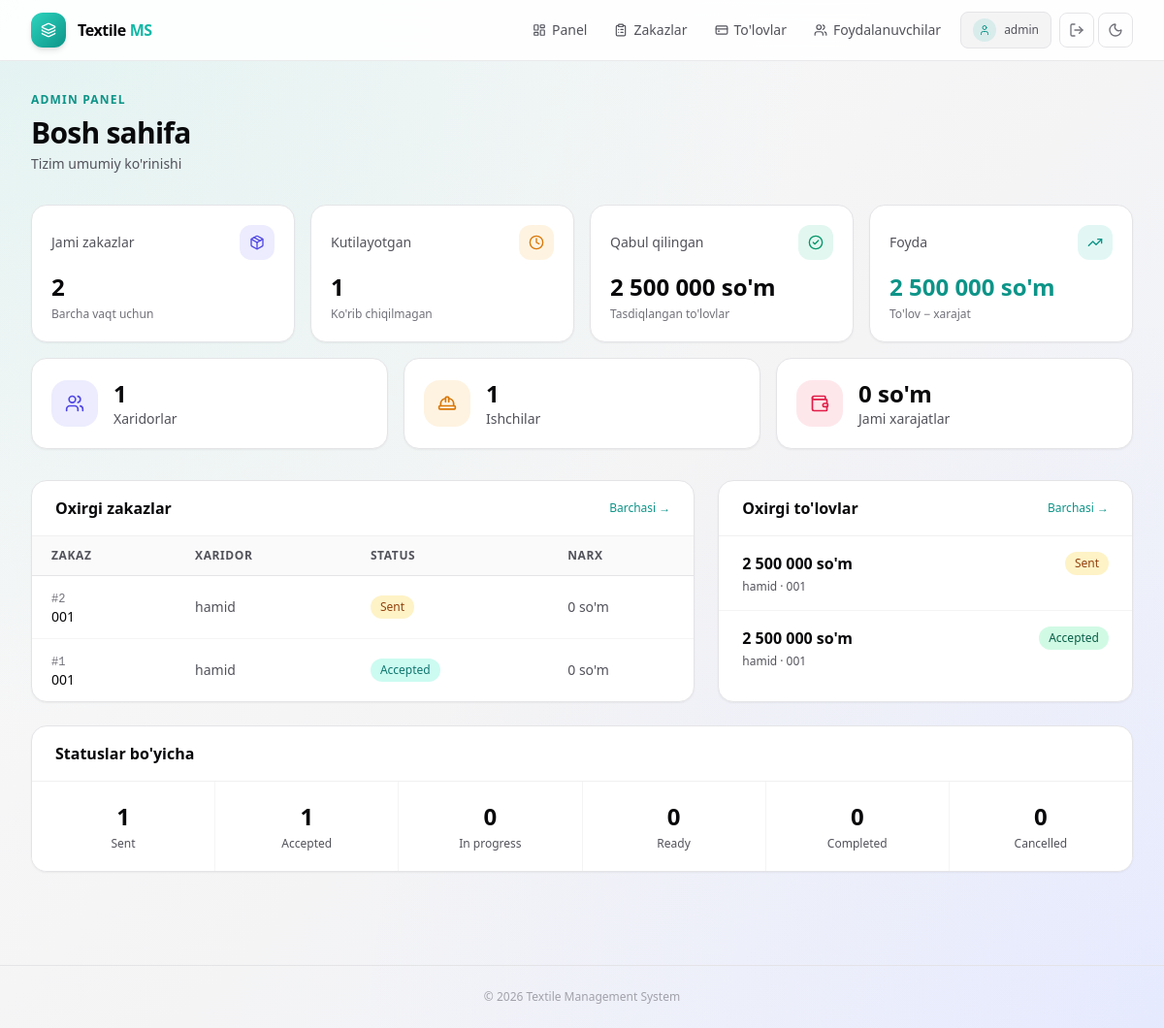
The page /panel/ (signed in) on the database as committed earlier.
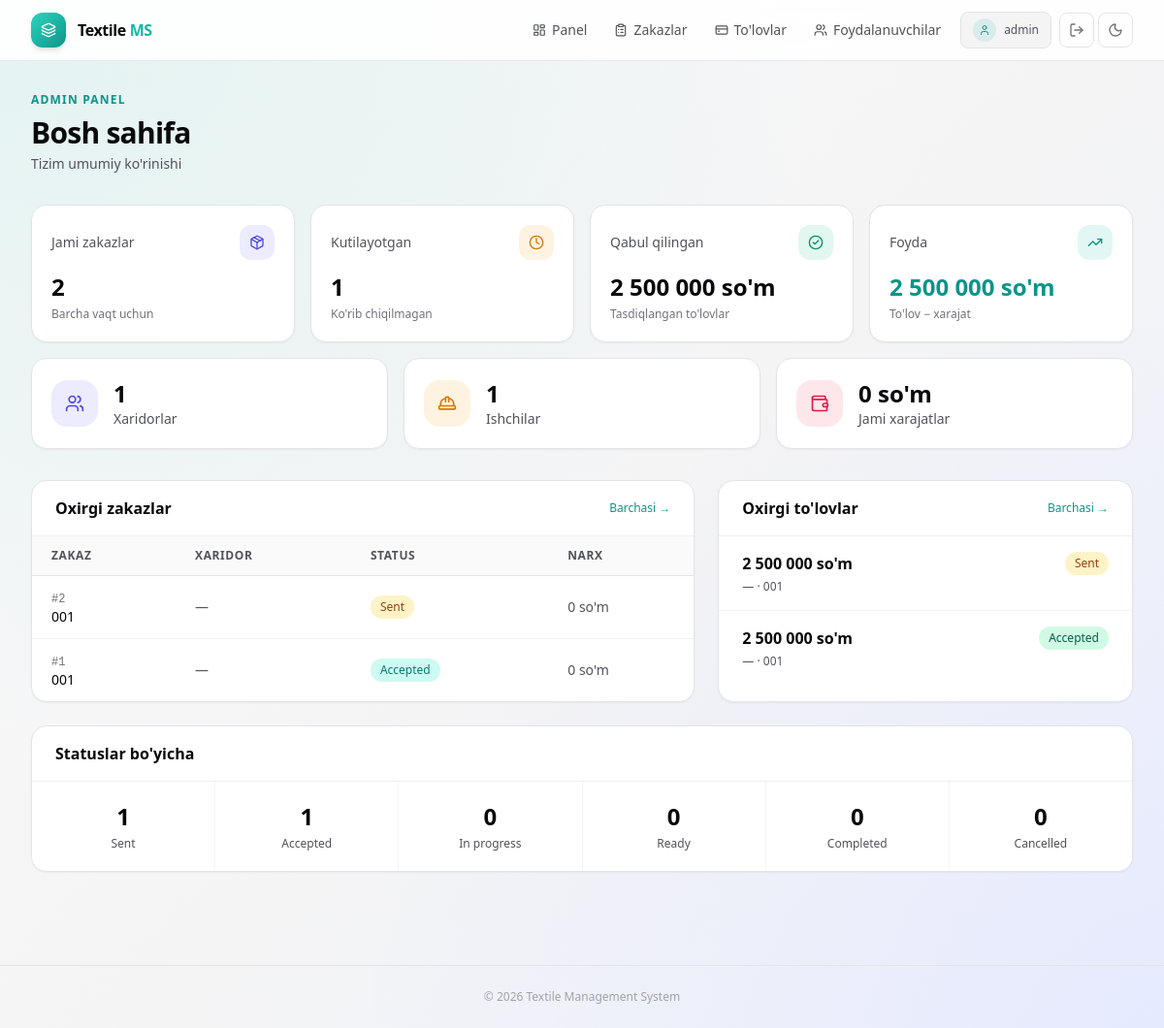
The same page on the database as committed later.
### orders/models.py (models this page shows, shortened)
class Order(models.Model):
    class StoneType(models.TextChoices):
        GLASS   = 'glass',   'Shisha tosh'
        PLASTIC = 'plastic', 'Plastik tosh'
    design = models.ForeignKey(Design, on_delete=models.PROTECT, related_name='orders')
    buyer = models.ForeignKey(
        settings.AUTH_USER_MODEL,
        on_delete=models.SET_NULL,
        null=True,
        blank=True,
        related_name='buyer_orders',
    )
    employee = models.ForeignKey(
        settings.AUTH_USER_MODEL,
        on_delete=models.SET_NULL,
        null=True,
        blank=True,
        related_name='employee_orders',
    )
    date = models.DateField()
    quantity = models.PositiveIntegerField(default=1, help_text='Qolip soni (dona)')
    stone_type = models.CharField(
        max_length=10,
        choices=StoneType.choices,
        default=StoneType.GLASS,
        help_text='Tosh turi (xaridor tanlaydi)',
    )
    note = models.TextField(blank=True)
    status = models.ForeignKey(OrderStatus, on_delete=models.PROTECT, related_name='orders')
    cost_price = models.DecimalField(
        max_digits=14, decimal_places=2, default=0,
        help_text='Qolip narxi — tosh turiga qarab avtomatik hisoblanadi',
    )
    sale_price = models.DecimalField(max_digits=14, decimal_places=2, default=0)
    updated_at = models.DateTimeField(auto_now=True)
    created_at = models.DateTimeField(auto_now_add=True)
    class Meta:
        verbose_name = 'Order'
        verbose_name_plural = 'Orders'
        ordering = ['-date', '-created_at']

class OrderStatus(models.Model):
    code = models.SlugField(max_length=50, unique=True)
    name = models.CharField(max_length=100, unique=True)
    updated_at = models.DateTimeField(auto_now=True)
    created_at = models.DateTimeField(auto_now_add=True)
    class Meta:
        verbose_name = 'Order Status'
        verbose_name_plural = 'Order Statuses'
        ordering = ['id']

### finance/models.py (models this page shows, shortened)
class Payment(models.Model):
    order = models.ForeignKey(
        Order,
        on_delete=models.SET_NULL,
        null=True,
        blank=True,
        related_name='payments',
    )
    date = models.DateField()
    amount = models.DecimalField(max_digits=14, decimal_places=2)
    receipt_image = models.ImageField(upload_to='checks/', blank=True, null=True)
    status = models.ForeignKey(PaymentStatus, on_delete=models.PROTECT, related_name='payments')
    updated_at = models.DateTimeField(auto_now=True)
    created_at = models.DateTimeField(auto_now_add=True)
    class Meta:
        verbose_name = 'Payment'
        verbose_name_plural = 'Payments'
        ordering = ['-date', '-created_at']

class PaymentStatus(models.Model):
    code = models.SlugField(max_length=50, unique=True)
    name = models.CharField(max_length=100, unique=True)
    updated_at = models.DateTimeField(auto_now=True)
    created_at = models.DateTimeField(auto_now_add=True)
    class Meta:
        verbose_name = 'Payment Status'
        verbose_name_plural = 'Payment Statuses'
        ordering = ['id']

### designs/models.py (models this page shows, shortened)
class Design(models.Model):
    id = models.UUIDField(primary_key=True, default=uuid.uuid4, editable=False)
    name = models.CharField(max_length=255)
    image = models.ImageField(upload_to='designs/', blank=True, null=True)
    scotch = models.ForeignKey(ScotchRoll, on_delete=models.SET_NULL, null=True, blank=True, related_name='designs')
    scotch_length = models.DecimalField(max_digits=10, decimal_places=2, blank=True, null=True)
    is_printable = models.BooleanField(default=False, help_text='Chop etish')
    updated_at = models.DateTimeField(auto_now=True)
    created_at = models.DateTimeField(auto_now_add=True)
    class Meta:
        verbose_name = 'Design'
        verbose_name_plural = 'Designs'
        ordering = ['-created_at']

### accounts/views.py (the view)
# urls.py: path('panel/', views.admin_dashboard, name='admin_dashboard'),
@_admin_required
def admin_dashboard(request):
    total_orders   = Order.objects.count()
    pending_orders = Order.objects.filter(status__code='sent').count()
    total_buyers   = User.objects.filter(profile__role='buyer').count()
    total_employees = User.objects.filter(profile__role='employee').count()
    accepted_payments = Payment.objects.filter(status__code='accepted').aggregate(
        total=Coalesce(Sum('amount'), Value(0), output_field=MONEY_FIELD)
    )['total']
    total_expenses = Expense.objects.aggregate(
        total=Coalesce(Sum('total_amount'), Value(0), output_field=MONEY_FIELD)
    )['total']
    recent_orders = (
        Order.objects
        .select_related('design', 'buyer', 'status', 'employee')
        .order_by('-created_at')[:8]
    )
    recent_payments = (
        Payment.objects
        .select_related('order__design', 'order__buyer', 'status')
        .order_by('-created_at')[:6]
    )
    statuses = OrderStatus.objects.annotate(cnt=Count('orders')).order_by('id')
    stats_months = Statistics.objects.order_by('-month')[:6]
    context = {
        'total_orders': total_orders,
        'pending_orders': pending_orders,
        'total_buyers': total_buyers,
        'total_employees': total_employees,
        'accepted_payments': accepted_payments,
        'total_expenses': total_expenses,
        'profit': accepted_payments - total_expenses,
        'recent_orders': recent_orders,
        'recent_payments': recent_payments,
        'statuses': statuses,
        'stats_months': stats_months,
    }
    return render(request, 'accounts/admin_dashboard.html', context)

### accounts/templatetags/num_filters.py (called while the page is built)
def _format_number(value, decimal_places=0):
    if value is None or value == '':
        return '—'
    try:
        d = Decimal(str(value))
    except (InvalidOperation, TypeError, ValueError):
        return str(value)
    if decimal_places == 0:
        formatted = f'{int(round(d)):,}'
    else:
        formatted = f'{d:,.{decimal_places}f}'
    return formatted.replace(',', ' ')

@register.filter
def num(value):
    return _format_number(value, decimal_places=0)

@register.filter
def money(value):
    formatted = _format_number(value, decimal_places=0)
    if formatted == '—':
        return formatted
    return f"{formatted} so'm"

### accounts/views.py (called while the page is built)
def get_role(user):
    if user.is_staff or user.is_superuser:
        return UserProfile.Role.ADMIN
    return getattr(getattr(user, 'profile', None), 'role', UserProfile.Role.BUYER)

### accounts/templates/accounts/admin_dashboard.html (shortened to what the changed rows need)
{% extends 'accounts/base.html' %}
{% load num_filters %}
{% block content %}
<section class="mb-8 flex flex-col justify-between gap-4 sm:flex-row sm:items-end">
    <div>
        <h1 class="mt-2 text-3xl font-bold tracking-tight t-primary">Bosh sahifa</h1>
    </div>
</section>
<section class="mt-8 grid gap-6 lg:grid-cols-[1.6fr_1fr]">
    <div class="rounded-2xl border card shadow-sm overflow-hidden">
        <div class="card-header flex items-center justify-between border-b px-6 py-4">
            <h2 class="font-semibold t-primary">Oxirgi zakazlar</h2>
        </div>
        <div class="overflow-x-auto">
            <table class="min-w-full text-sm">
                <thead>
                    <tr class="table-head border-b" style="border-color:#e4e4e7">
                        <th class="px-5 py-3 text-xs font-semibold uppercase tracking-wider t-secondary text-left">Zakaz</th>
                        <th class="px-5 py-3 text-xs font-semibold uppercase tracking-wider t-secondary text-left">Xaridor</th>
                        <th class="px-5 py-3 text-xs font-semibold uppercase tracking-wider t-secondary text-left">Status</th>
                        <th class="px-5 py-3 text-xs font-semibold uppercase tracking-wider t-secondary text-left">Narx</th>
                    </tr>
                </thead>
                <tbody>
                    {% for order in recent_orders %}
                        <tr class="row-hover border-b last:border-0 transition-colors" style="border-color:#f4f4f5">
                            <td class="px-5 py-3">
                                <span class="font-mono text-xs t-muted">#{{ order.id }}</span>
                                <p class="font-medium t-primary text-sm">{{ order.design.name }}</p>
                            </td>
                            <td class="px-5 py-3 t-secondary text-sm">{{ order.buyer.username|default:"—" }}</td>
                            <td class="px-5 py-3">
                                <span class="inline-flex items-center rounded-full px-2.5 py-1 text-xs font-medium
                                    {% if order.status.code == 'sent' %}badge-amber
                                    {% elif order.status.code == 'accepted' %}badge-teal
                                    {% elif order.status.code == 'in_progress' %}badge-blue
                                    {% elif order.status.code == 'completed' %}badge-emerald
                                    {% elif order.status.code == 'cancelled' %}badge-red
                                    {% else %}badge-zinc{% endif %}">
                                    {{ order.status.name }}
                                </span>
                            </td>
                            <td class="px-5 py-3 t-secondary text-sm">{{ order.sale_price|money }}</td>
                        </tr>
                    {% empty %}
                        <tr><td colspan="4" class="px-5 py-8 text-center t-secondary">Zakaz yo'q</td></tr>
                    {% endfor %}
                </tbody>
            </table>
        </div>
    </div>
    <div class="rounded-2xl border card shadow-sm overflow-hidden">
        <div class="card-header flex items-center justify-between border-b px-6 py-4">
            <h2 class="font-semibold t-primary">Oxirgi to'lovlar</h2>
        </div>
        <div>
            {% for payment in recent_payments %}
                <div class="card-divider border-b px-6 py-4 last:border-0">
                    <div class="flex items-center justify-between">
                        <p class="font-semibold t-primary">{{ payment.amount|money }}</p>
                        <span class="inline-flex items-center rounded-full px-2.5 py-1 text-xs font-medium
                            {% if payment.status.code == 'accepted' %}badge-emerald
                            {% elif payment.status.code == 'sent' %}badge-amber
                            {% else %}badge-zinc{% endif %}">
                            {{ payment.status.name }}
                        </span>
                    </div>
                    <p class="mt-1 text-xs t-secondary">
                        {{ payment.order.buyer.username|default:"—" }} · {{ payment.order.design.name }}
                    </p>
                </div>
            {% empty %}
                <p class="px-6 py-8 text-center text-sm t-secondary">To'lov yo'q</p>
            {% endfor %}
        </div>
    </div>
</section>
<section class="mt-6">
    <div class="rounded-2xl border card shadow-sm overflow-hidden">
        <div class="card-header border-b px-6 py-4">
            <h2 class="font-semibold t-primary">Statuslar bo'yicha</h2>
        </div>
    </div>
</section>
{% endblock %}

Rows that differ between the two databases and show on the page:
changed Order "Sent": buyer.username "hamid" → "—"
changed Order "Accepted": buyer.username "hamid" → "—"
changed Payment "Sent": order.buyer.username "hamid" → "—"
changed through a linked row, Payment "Accepted": order.buyer.username "hamid" → "—"
